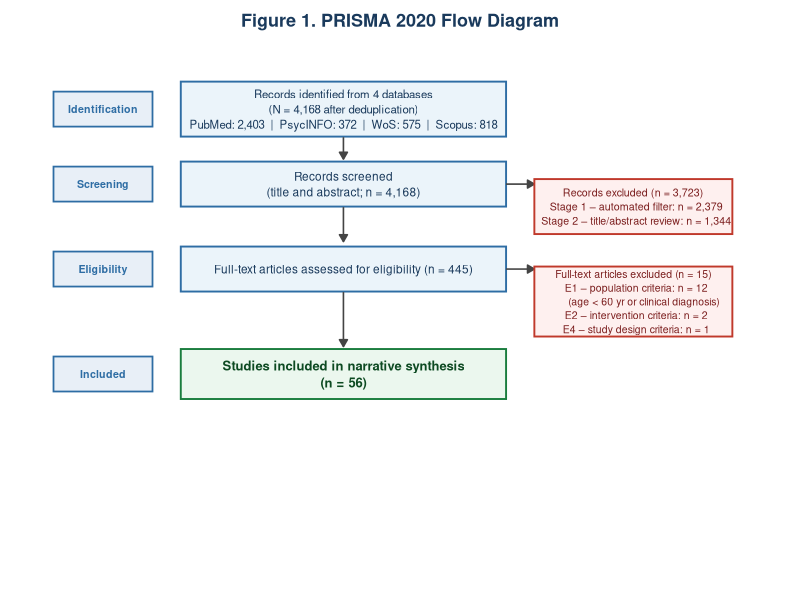

This chart was generated by the following R code:
# Figure 1: PRISMA 2020 Flow Diagram
# Paper 01 — WM Training Systematic Review
# Nature-style color palette, publication-quality layout

library(ggplot2)
library(grid)

# ─────────────────────────────────────────────────
# DATA (verified from 03-screen Excel files)
# ─────────────────────────────────────────────────
# Per-database counts (from 数据_2_第一轮标题摘要筛选_v2.xlsx)
n_pubmed   <- 2403
n_psycinfo <- 372
n_wos      <- 575
n_scopus   <- 818
n_total    <- 4168  # after deduplication (sum = 4168)

# Stage 1: automated keyword filter (结果_2_筛选统计_v2.json)
n_screened       <- 4168
n_excl_stage1    <- 3723   # total excluded title/abstract
n_stage1_auto    <- 2379   # automated (v1 → v2 diff)
n_stage2_manual  <- 1344

# Stage 3: full-text (数据_5_第三轮全文筛选.xlsx)
n_fulltext       <- 445
n_ft_excluded    <- 15
n_ft_E1          <- 12   # population criteria (age/diagnosis)
n_ft_E2          <- 2    # intervention criteria
n_ft_E4          <- 1    # study design criteria

n_included       <- 56

# ─────────────────────────────────────────────────
# Nature color palette
# ─────────────────────────────────────────────────
# Main boxes:   Nature blue  #4DBBD5 (light fill) / #2E6DA4 (border)
# Excluded:     Nature red   #F9B9B7 (fill)       / #C0392B (border)
# Included:     Nature green #B7E0C4 (fill)       / #1A7D3E (border)
# Phase labels: #E8EFF7 (fill) / #2E6DA4 (border/text)
# Background:   white

COL_MAIN_FILL   <- "#EBF4FA"
COL_MAIN_BORDER <- "#2E6DA4"
COL_MAIN_TEXT   <- "#1A3A5C"
COL_EXCL_FILL   <- "#FEF0EF"
COL_EXCL_BORDER <- "#C0392B"
COL_EXCL_TEXT   <- "#7B1E1E"
COL_INCL_FILL   <- "#EBF7EE"
COL_INCL_BORDER <- "#1A7D3E"
COL_INCL_TEXT   <- "#0D4A22"
COL_PHASE_FILL  <- "#E8EFF7"
COL_PHASE_BORD  <- "#2E6DA4"
COL_PHASE_TEXT  <- "#2E6DA4"
COL_ARROW       <- "#444444"

# ─────────────────────────────────────────────────
# LAYOUT (coordinate 0–100 x 0–100)
# Phase label column:  x_phase = 8  (width 14)
# Main flow column:    cx = 42  (width 46)
# Excluded column:     ex_cx = 83  (width 28)
# Row centers (y):     90, 75, 58, 35
# ─────────────────────────────────────────────────
cx     <- 42
bw     <- 46   # main box width
bh     <- 9    # main box height
ex_cx  <- 83
ex_w   <- 28
x_ph   <- 8    # phase label center x
ph_w   <- 14   # phase label width
ph_h   <- 7    # phase label height

draw_prisma <- function() {

  p <- ggplot() +
    xlim(0, 100) + ylim(0, 100) +
    theme_void() +
    theme(
      plot.background  = element_rect(fill = "white", color = NA),
      panel.background = element_rect(fill = "white", color = NA),
      plot.margin = margin(10, 8, 8, 8),
      plot.title  = element_text(size = 13, face = "bold",
                                  hjust = 0.5, color = "#1A3A5C",
                                  margin = margin(b = 6))
    )

  # ── helpers ──────────────────────────────────────

  dbox <- function(p, cx, cy, w, h, txt,
                   fill, border, tcol = "#222222",
                   tsize = 3.0, bold = FALSE) {
    p +
      annotate("rect",
               xmin = cx-w/2, xmax = cx+w/2,
               ymin = cy-h/2, ymax = cy+h/2,
               fill = fill, color = border, linewidth = 0.65) +
      annotate("text", x = cx, y = cy, label = txt,
               size = tsize, hjust = 0.5, vjust = 0.5,
               lineheight = 1.1, color = tcol,
               fontface = ifelse(bold, "bold", "plain"))
  }

  phase <- function(p, cy, txt) {
    p +
      annotate("rect",
               xmin = x_ph - ph_w/2, xmax = x_ph + ph_w/2,
               ymin = cy - ph_h/2,   ymax = cy + ph_h/2,
               fill = COL_PHASE_FILL, color = COL_PHASE_BORD, linewidth = 0.6) +
      annotate("text", x = x_ph, y = cy, label = txt,
               size = 2.7, fontface = "bold", color = COL_PHASE_TEXT,
               hjust = 0.5, vjust = 0.5, lineheight = 1.0)
  }

  varrow <- function(p, x, y1, y2) {
    p + annotate("segment", x = x, xend = x, y = y1, yend = y2,
                 arrow = grid::arrow(length = unit(0.2, "cm"),
                                     type = "closed"),
                 color = COL_ARROW, linewidth = 0.55)
  }

  harrow <- function(p, x1, x2, y) {
    p + annotate("segment", x = x1, xend = x2, y = y, yend = y,
                 arrow = grid::arrow(length = unit(0.2, "cm"),
                                     type = "closed"),
                 color = COL_ARROW, linewidth = 0.55)
  }

  # ── Phase labels ─────────────────────────────────
  p <- phase(p, 91, "Identification")
  p <- phase(p, 76, "Screening")
  p <- phase(p, 59, "Eligibility")
  p <- phase(p, 38, "Included")

  # ── ROW 1: Identification (y=91) ─────────────────
  id_txt <- sprintf(
    paste0("Records identified from 4 databases\n",
           "(N = %s after deduplication)\n",
           "PubMed: %s  |  PsycINFO: %s  |  WoS: %s  |  Scopus: %s"),
    format(n_total, big.mark=","),
    format(n_pubmed, big.mark=","),
    format(n_psycinfo, big.mark=","),
    format(n_wos, big.mark=","),
    format(n_scopus, big.mark=",")
  )
  p <- dbox(p, cx, 91, bw, 11, id_txt,
            fill = COL_MAIN_FILL, border = COL_MAIN_BORDER,
            tcol = COL_MAIN_TEXT, tsize = 2.9)

  p <- varrow(p, cx, 85.4, 81.0)

  # ── ROW 2: Screened (y=76) ───────────────────────
  p <- dbox(p, cx, 76, bw, bh,
            sprintf("Records screened\n(title and abstract; n = %s)",
                    format(n_screened, big.mark=",")),
            fill = COL_MAIN_FILL, border = COL_MAIN_BORDER,
            tcol = COL_MAIN_TEXT, tsize = 3.0)

  p <- harrow(p, cx + bw/2, ex_cx - ex_w/2, 76)

  p <- dbox(p, ex_cx, 71.5, ex_w, 11,
            sprintf("Records excluded (n = %s)\n  Stage 1 – automated filter: n = %s\n  Stage 2 – title/abstract review: n = %s",
                    format(n_excl_stage1, big.mark=","),
                    format(n_stage1_auto, big.mark=","),
                    format(n_stage2_manual, big.mark=",")),
            fill = COL_EXCL_FILL, border = COL_EXCL_BORDER,
            tcol = COL_EXCL_TEXT, tsize = 2.7)

  p <- varrow(p, cx, 71.4, 64.5)

  # ── ROW 3: Full-text eligibility (y=59) ──────────
  p <- dbox(p, cx, 59, bw, bh,
            sprintf("Full-text articles assessed for eligibility (n = %d)",
                    n_fulltext),
            fill = COL_MAIN_FILL, border = COL_MAIN_BORDER,
            tcol = COL_MAIN_TEXT, tsize = 3.0)

  p <- harrow(p, cx + bw/2, ex_cx - ex_w/2, 59)

  p <- dbox(p, ex_cx, 52.5, ex_w, 14,
            sprintf(paste0(
              "Full-text articles excluded (n = %d)\n",
              "  E1 – population criteria: n = %d\n",
              "       (age < 60 yr or clinical diagnosis)\n",
              "  E2 – intervention criteria: n = %d\n",
              "  E4 – study design criteria: n = %d"),
              n_ft_excluded, n_ft_E1, n_ft_E2, n_ft_E4),
            fill = COL_EXCL_FILL, border = COL_EXCL_BORDER,
            tcol = COL_EXCL_TEXT, tsize = 2.65)

  p <- varrow(p, cx, 54.4, 43.5)

  # ── ROW 4: Included (y=38) ───────────────────────
  p <- dbox(p, cx, 38, bw, 10,
            sprintf("Studies included in narrative synthesis\n(n = %d)", n_included),
            fill = COL_INCL_FILL, border = COL_INCL_BORDER,
            tcol = COL_INCL_TEXT, tsize = 3.3, bold = TRUE)

  p <- p + labs(title = "Figure 1. PRISMA 2020 Flow Diagram")

  return(p)
}

p_prisma <- draw_prisma()

ggsave(
  filename = "E:/Meta-analysis writing project/projects/paper-01/06-write/paper01_figures/figure1_prisma.png",
  plot = p_prisma,
  width = 9, height = 10, dpi = 300, bg = "white"
)

cat("Figure 1 (PRISMA) saved.\n")
